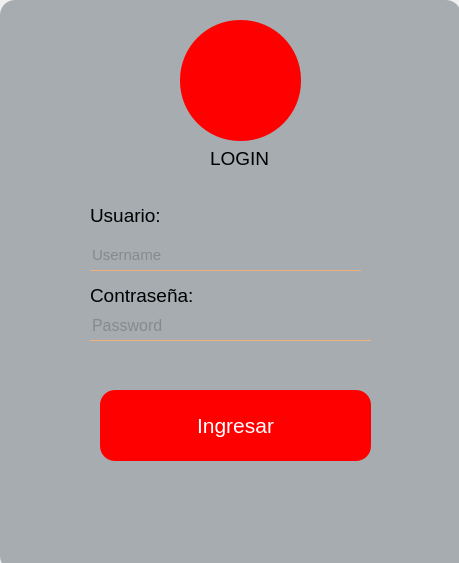
<?xml version="1.0" encoding="UTF-8"?>
<ui version="4.0">
 <class>QMainWindow</class>
 <widget class="QMainWindow" name="QMainWindow">
  <property name="enabled">
   <bool>true</bool>
  </property>
  <property name="geometry">
   <rect>
    <x>0</x>
    <y>0</y>
    <width>459</width>
    <height>563</height>
   </rect>
  </property>
  <property name="font">
   <font>
    <pointsize>14</pointsize>
    <weight>75</weight>
    <italic>false</italic>
    <bold>true</bold>
    <kerning>true</kerning>
   </font>
  </property>
  <property name="mouseTracking">
   <bool>false</bool>
  </property>
  <property name="tabletTracking">
   <bool>false</bool>
  </property>
  <property name="acceptDrops">
   <bool>false</bool>
  </property>
  <property name="windowTitle">
   <string>Login</string>
  </property>
  <property name="autoFillBackground">
   <bool>false</bool>
  </property>
  <property name="styleSheet">
   <string notr="true">
QFrame{
	background:#A6ACAF;
	border-radius:15px;
}
QPushButton
{
background:red;
border-radius:15px;
}

QToolButton
{
background:red;
border-radius:60px;
}

QPushButton
{
color:white;
border-radius:15px;
}

QPushButton:hover
{
color:#333;
border-radius:15px;
background:#48C9B0;
}

QLineEdit
{
background:transparent;
border:none;
color:#616A6B;
border-bottom:1px solid #F0B27A
}
</string>
  </property>
  <property name="toolButtonStyle">
   <enum>Qt::ToolButtonIconOnly</enum>
  </property>
  <property name="animated">
   <bool>false</bool>
  </property>
  <property name="dockOptions">
   <set>QMainWindow::AllowTabbedDocks</set>
  </property>
  <widget class="QWidget" name="Login">
   <widget class="QFrame" name="frame">
    <property name="geometry">
     <rect>
      <x>80</x>
      <y>100</y>
      <width>311</width>
      <height>391</height>
     </rect>
    </property>
    <property name="styleSheet">
     <string notr="true"/>
    </property>
    <property name="frameShape">
     <enum>QFrame::StyledPanel</enum>
    </property>
    <property name="frameShadow">
     <enum>QFrame::Raised</enum>
    </property>
    <widget class="QLabel" name="label">
     <property name="geometry">
      <rect>
       <x>10</x>
       <y>100</y>
       <width>81</width>
       <height>31</height>
      </rect>
     </property>
     <property name="font">
      <font>
       <pointsize>14</pointsize>
      </font>
     </property>
     <property name="styleSheet">
      <string notr="true">color: bold;
</string>
     </property>
     <property name="text">
      <string>Usuario:</string>
     </property>
    </widget>
    <widget class="QLabel" name="label_2">
     <property name="geometry">
      <rect>
       <x>10</x>
       <y>180</y>
       <width>261</width>
       <height>31</height>
      </rect>
     </property>
     <property name="font">
      <font>
       <pointsize>14</pointsize>
       <weight>50</weight>
       <bold>false</bold>
      </font>
     </property>
     <property name="styleSheet">
      <string notr="true">color: bold;
</string>
     </property>
     <property name="text">
      <string>Contraseña:</string>
     </property>
    </widget>
    <widget class="QLabel" name="label_3">
     <property name="geometry">
      <rect>
       <x>130</x>
       <y>50</y>
       <width>61</width>
       <height>16</height>
      </rect>
     </property>
     <property name="font">
      <font>
       <pointsize>14</pointsize>
      </font>
     </property>
     <property name="text">
      <string>LOGIN</string>
     </property>
    </widget>
    <widget class="QPushButton" name="btnIngresar">
     <property name="geometry">
      <rect>
       <x>20</x>
       <y>290</y>
       <width>271</width>
       <height>71</height>
      </rect>
     </property>
     <property name="font">
      <font>
       <pointsize>16</pointsize>
       <weight>50</weight>
       <italic>false</italic>
       <bold>false</bold>
       <kerning>true</kerning>
      </font>
     </property>
     <property name="text">
      <string>Ingresar</string>
     </property>
    </widget>
    <widget class="QLabel" name="lblError">
     <property name="geometry">
      <rect>
       <x>50</x>
       <y>260</y>
       <width>211</width>
       <height>21</height>
      </rect>
     </property>
     <property name="font">
      <font>
       <pointsize>12</pointsize>
       <weight>75</weight>
       <bold>true</bold>
      </font>
     </property>
     <property name="contextMenuPolicy">
      <enum>Qt::CustomContextMenu</enum>
     </property>
     <property name="autoFillBackground">
      <bool>false</bool>
     </property>
     <property name="styleSheet">
      <string notr="true">color:rgb(255, 0, 0)</string>
     </property>
     <property name="text">
      <string/>
     </property>
    </widget>
    <widget class="QLineEdit" name="lneUsuario">
     <property name="geometry">
      <rect>
       <x>10</x>
       <y>140</y>
       <width>271</width>
       <height>31</height>
      </rect>
     </property>
     <property name="font">
      <font>
       <pointsize>11</pointsize>
      </font>
     </property>
     <property name="autoFillBackground">
      <bool>false</bool>
     </property>
     <property name="styleSheet">
      <string notr="true"/>
     </property>
     <property name="text">
      <string/>
     </property>
     <property name="maxLength">
      <number>32771</number>
     </property>
     <property name="frame">
      <bool>true</bool>
     </property>
     <property name="cursorPosition">
      <number>0</number>
     </property>
     <property name="dragEnabled">
      <bool>false</bool>
     </property>
     <property name="readOnly">
      <bool>false</bool>
     </property>
     <property name="placeholderText">
      <string>Username</string>
     </property>
    </widget>
    <widget class="QLineEdit" name="lnePassword">
     <property name="geometry">
      <rect>
       <x>10</x>
       <y>210</y>
       <width>281</width>
       <height>31</height>
      </rect>
     </property>
     <property name="font">
      <font>
       <pointsize>12</pointsize>
       <weight>50</weight>
       <bold>false</bold>
      </font>
     </property>
     <property name="styleSheet">
      <string notr="true"/>
     </property>
     <property name="text">
      <string/>
     </property>
     <property name="echoMode">
      <enum>QLineEdit::Password</enum>
     </property>
     <property name="dragEnabled">
      <bool>false</bool>
     </property>
     <property name="placeholderText">
      <string>Password</string>
     </property>
    </widget>
   </widget>
   <widget class="QToolButton" name="toolButton">
    <property name="geometry">
     <rect>
      <x>180</x>
      <y>20</y>
      <width>121</width>
      <height>121</height>
     </rect>
    </property>
    <property name="text">
     <string/>
    </property>
    <property name="icon">
     <iconset>
      <normaloff>user-login-icon-14.png</normaloff>user-login-icon-14.png</iconset>
    </property>
    <property name="iconSize">
     <size>
      <width>64</width>
      <height>64</height>
     </size>
    </property>
    <property name="shortcut">
     <string/>
    </property>
    <property name="checkable">
     <bool>false</bool>
    </property>
    <property name="autoRepeat">
     <bool>false</bool>
    </property>
    <property name="autoExclusive">
     <bool>false</bool>
    </property>
   </widget>
   <widget class="QLabel" name="label_4">
    <property name="geometry">
     <rect>
      <x>0</x>
      <y>0</y>
      <width>461</width>
      <height>571</height>
     </rect>
    </property>
    <property name="text">
     <string/>
    </property>
    <property name="pixmap">
     <pixmap>subtle-prism.png</pixmap>
    </property>
    <property name="scaledContents">
     <bool>true</bool>
    </property>
   </widget>
   <zorder>label_4</zorder>
   <zorder>frame</zorder>
   <zorder>toolButton</zorder>
  </widget>
 </widget>
 <resources>
  <include location="../fondo.qrc"/>
  <include location="../a.qrc"/>
  <include location="fondo.qrc"/>
  <include location="../../Proyecto/view/a.qrc"/>
  <include location="persona.qrc"/>
 </resources>
 <connections/>
</ui>
